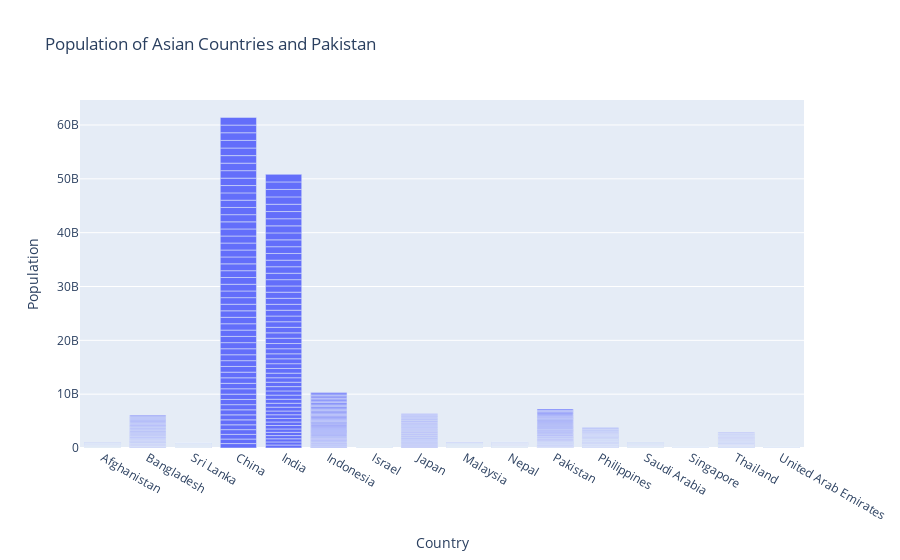

Write notebook code for a chart like this one.
### Markdown cell above
## **Bar graph to show population**

### Code cell
# Create a bar graph to show population
fig = px.bar(selected_data, x='Country', y='Population', title='Population of Asian Countries and Pakistan')

# Show the bar graph
fig.show()

### Figure 1 — Plotly figure (JSON) as saved in the notebook; plotly's stock layout.template omitted (floating-point values rounded to 4 significant figures; data arrays with more than 128 entries replaced by an {"elided": "..."} marker saying what was removed)
{"data": [{"alignmentgroup": "True", "hovertemplate": "Country=%{x}<br>Population=%{y}<extra></extra>", "legendgroup": "", "marker": {"color": "#636efa", "pattern": {"shape": ""}}, "name": "", "offsetgroup": "", "orientation": "v", "showlegend": false, "textposition": "auto", "type": "bar", "x": {"elided": "832 str values"}, "xaxis": "x", "y": {"elided": "832 int values"}, "yaxis": "y"}], "layout": {"barmode": "relative", "legend": {"tracegroupgap": 0}, "title": {"text": "Population of Asian Countries and Pakistan"}, "xaxis": {"anchor": "y", "domain": [0, 1], "title": {"text": "Country"}}, "yaxis": {"anchor": "x", "domain": [0, 1], "title": {"text": "Population"}}}}
